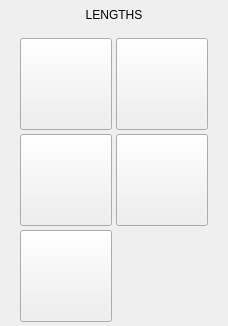
           <widget class="QWidget" name="page_length">
            <layout class="QVBoxLayout" name="verticalLayout_3">
             <property name="spacing">
              <number>6</number>
             </property>
             <property name="leftMargin">
              <number>0</number>
             </property>
             <property name="topMargin">
              <number>0</number>
             </property>
             <property name="rightMargin">
              <number>0</number>
             </property>
             <property name="bottomMargin">
              <number>0</number>
             </property>
             <item>
              <widget class="QLabel" name="lbl_lengths">
               <property name="minimumSize">
                <size>
                 <width>0</width>
                 <height>30</height>
                </size>
               </property>
               <property name="maximumSize">
                <size>
                 <width>16777215</width>
                 <height>30</height>
                </size>
               </property>
               <property name="text">
                <string>LENGTHS</string>
               </property>
               <property name="alignment">
                <set>Qt::AlignCenter</set>
               </property>
              </widget>
             </item>
             <item>
              <spacer name="verticalSpacer_9">
               <property name="orientation">
                <enum>Qt::Vertical</enum>
               </property>
               <property name="sizeHint" stdset="0">
                <size>
                 <width>20</width>
                 <height>2</height>
                </size>
               </property>
              </spacer>
             </item>
             <item>
              <widget class="QWidget" name="widget_skew_measure" native="true">
               <property name="sizePolicy">
                <sizepolicy hsizetype="Preferred" vsizetype="Preferred">
                 <horstretch>0</horstretch>
                 <verstretch>0</verstretch>
                </sizepolicy>
               </property>
               <property name="minimumSize">
                <size>
                 <width>150</width>
                 <height>0</height>
                </size>
               </property>
               <property name="maximumSize">
                <size>
                 <width>16777215</width>
                 <height>16777215</height>
                </size>
               </property>
               <layout class="QGridLayout" name="gridLayout_4">
                <property name="leftMargin">
                 <number>0</number>
                </property>
                <property name="topMargin">
                 <number>0</number>
                </property>
                <property name="rightMargin">
                 <number>0</number>
                </property>
                <property name="bottomMargin">
                 <number>2</number>
                </property>
                <property name="spacing">
                 <number>4</number>
                </property>
                <item row="3" column="1">
                 <widget class="PushButton" name="pbtn_outside_length_y">
                  <property name="sizePolicy">
                   <sizepolicy hsizetype="Fixed" vsizetype="Fixed">
                    <horstretch>0</horstretch>
                    <verstretch>0</verstretch>
                   </sizepolicy>
                  </property>
                  <property name="minimumSize">
                   <size>
                    <width>92</width>
                    <height>92</height>
                   </size>
                  </property>
                  <property name="maximumSize">
                   <size>
                    <width>120</width>
                    <height>120</height>
                   </size>
                  </property>
                  <property name="toolTip">
                   <string>Measure Outside Length of Y, Finish in Center</string>
                  </property>
                  <property name="text">
                   <string/>
                  </property>
                  <property name="icon">
                   <iconset>
                    <normaloff>../images/probe_icons/outside_yl.png</normaloff>../images/probe_icons/outside_yl.png</iconset>
                  </property>
                  <property name="iconSize">
                   <size>
                    <width>80</width>
                    <height>100</height>
                   </size>
                  </property>
                  <property name="checkable">
                   <bool>false</bool>
                  </property>
                  <property name="checked">
                   <bool>false</bool>
                  </property>
                  <property name="indicator_option" stdset="0">
                   <bool>false</bool>
                  </property>
                  <property name="probe" stdset="0">
                   <string>probe_outside_length_y</string>
                  </property>
                  <attribute name="buttonGroup">
                   <string notr="true">length_buttonGroup</string>
                  </attribute>
                 </widget>
                </item>
                <item row="2" column="2">
                 <widget class="PushButton" name="pbtn_inside_length_x">
                  <property name="sizePolicy">
                   <sizepolicy hsizetype="Fixed" vsizetype="Fixed">
                    <horstretch>0</horstretch>
                    <verstretch>0</verstretch>
                   </sizepolicy>
                  </property>
                  <property name="minimumSize">
                   <size>
                    <width>92</width>
                    <height>92</height>
                   </size>
                  </property>
                  <property name="maximumSize">
                   <size>
                    <width>120</width>
                    <height>120</height>
                   </size>
                  </property>
                  <property name="toolTip">
                   <string>Measure Inside Length of X, Finish in Center</string>
                  </property>
                  <property name="text">
                   <string/>
                  </property>
                  <property name="icon">
                   <iconset>
                    <normaloff>../images/probe_icons/inside_xl.png</normaloff>../images/probe_icons/inside_xl.png</iconset>
                  </property>
                  <property name="iconSize">
                   <size>
                    <width>80</width>
                    <height>100</height>
                   </size>
                  </property>
                  <property name="checkable">
                   <bool>false</bool>
                  </property>
                  <property name="checked">
                   <bool>false</bool>
                  </property>
                  <property name="indicator_option" stdset="0">
                   <bool>false</bool>
                  </property>
                  <property name="probe" stdset="0">
                   <string>probe_inside_length_x</string>
                  </property>
                  <attribute name="buttonGroup">
                   <string notr="true">length_buttonGroup</string>
                  </attribute>
                 </widget>
                </item>
                <item row="4" column="1">
                 <widget class="PushButton" name="pbtn_down">
                  <property name="sizePolicy">
                   <sizepolicy hsizetype="Fixed" vsizetype="Fixed">
                    <horstretch>0</horstretch>
                    <verstretch>0</verstretch>
                   </sizepolicy>
                  </property>
                  <property name="minimumSize">
                   <size>
                    <width>92</width>
                    <height>92</height>
                   </size>
                  </property>
                  <property name="maximumSize">
                   <size>
                    <width>120</width>
                    <height>120</height>
                   </size>
                  </property>
                  <property name="toolTip">
                   <string>Probe Z down</string>
                  </property>
                  <property name="text">
                   <string/>
                  </property>
                  <property name="icon">
                   <iconset>
                    <normaloff>../images/probe_icons/down.png</normaloff>../images/probe_icons/down.png</iconset>
                  </property>
                  <property name="iconSize">
                   <size>
                    <width>80</width>
                    <height>100</height>
                   </size>
                  </property>
                  <property name="checkable">
                   <bool>false</bool>
                  </property>
                  <property name="checked">
                   <bool>false</bool>
                  </property>
                  <property name="indicator_option" stdset="0">
                   <bool>false</bool>
                  </property>
                  <property name="probe" stdset="0">
                   <string>probe_down</string>
                  </property>
                  <attribute name="buttonGroup">
                   <string notr="true">length_buttonGroup</string>
                  </attribute>
                 </widget>
                </item>
                <item row="2" column="1">
                 <widget class="PushButton" name="pbtn_outside_length_x">
                  <property name="sizePolicy">
                   <sizepolicy hsizetype="Fixed" vsizetype="Fixed">
                    <horstretch>0</horstretch>
                    <verstretch>0</verstretch>
                   </sizepolicy>
                  </property>
                  <property name="minimumSize">
                   <size>
                    <width>92</width>
                    <height>92</height>
                   </size>
                  </property>
                  <property name="maximumSize">
                   <size>
                    <width>120</width>
                    <height>120</height>
                   </size>
                  </property>
                  <property name="toolTip">
                   <string>Measure Outside Length of X, Finish in Center</string>
                  </property>
                  <property name="text">
                   <string/>
                  </property>
                  <property name="icon">
                   <iconset>
                    <normaloff>../images/probe_icons/outside_xl.png</normaloff>../images/probe_icons/outside_xl.png</iconset>
                  </property>
                  <property name="iconSize">
                   <size>
                    <width>80</width>
                    <height>100</height>
                   </size>
                  </property>
                  <property name="checkable">
                   <bool>false</bool>
                  </property>
                  <property name="checked">
                   <bool>false</bool>
                  </property>
                  <property name="indicator_option" stdset="0">
                   <bool>false</bool>
                  </property>
                  <property name="probe" stdset="0">
                   <string>probe_outside_length_x</string>
                  </property>
                  <attribute name="buttonGroup">
                   <string notr="true">length_buttonGroup</string>
                  </attribute>
                 </widget>
                </item>
                <item row="3" column="2">
                 <widget class="PushButton" name="pbtn_inside_length_y">
                  <property name="sizePolicy">
                   <sizepolicy hsizetype="Fixed" vsizetype="Fixed">
                    <horstretch>0</horstretch>
                    <verstretch>0</verstretch>
                   </sizepolicy>
                  </property>
                  <property name="minimumSize">
                   <size>
                    <width>92</width>
                    <height>92</height>
                   </size>
                  </property>
                  <property name="maximumSize">
                   <size>
                    <width>120</width>
                    <height>120</height>
                   </size>
                  </property>
                  <property name="toolTip">
                   <string>Measure Inside Length of Y, Finish in Center</string>
                  </property>
                  <property name="text">
                   <string/>
                  </property>
                  <property name="icon">
                   <iconset>
                    <normaloff>../images/probe_icons/inside_yl.png</normaloff>../images/probe_icons/inside_yl.png</iconset>
                  </property>
                  <property name="iconSize">
                   <size>
                    <width>80</width>
                    <height>100</height>
                   </size>
                  </property>
                  <property name="checkable">
                   <bool>false</bool>
                  </property>
                  <property name="checked">
                   <bool>false</bool>
                  </property>
                  <property name="indicator_option" stdset="0">
                   <bool>false</bool>
                  </property>
                  <property name="probe" stdset="0">
                   <string>probe_inside_length_y</string>
                  </property>
                  <attribute name="buttonGroup">
                   <string notr="true">length_buttonGroup</string>
                  </attribute>
                 </widget>
                </item>
                <item row="3" column="0">
                 <spacer name="horizontalSpacer_7">
                  <property name="orientation">
                   <enum>Qt::Horizontal</enum>
                  </property>
                  <property name="sizeType">
                   <enum>QSizePolicy::Preferred</enum>
                  </property>
                  <property name="sizeHint" stdset="0">
                   <size>
                    <width>20</width>
                    <height>20</height>
                   </size>
                  </property>
                 </spacer>
                </item>
                <item row="3" column="3">
                 <spacer name="horizontalSpacer_8">
                  <property name="orientation">
                   <enum>Qt::Horizontal</enum>
                  </property>
                  <property name="sizeType">
                   <enum>QSizePolicy::Preferred</enum>
                  </property>
                  <property name="sizeHint" stdset="0">
                   <size>
                    <width>20</width>
                    <height>20</height>
                   </size>
                  </property>
                 </spacer>
                </item>
               </layout>
              </widget>
             </item>
             <item>
              <spacer name="verticalSpacer_3">
               <property name="orientation">
                <enum>Qt::Vertical</enum>
               </property>
               <property name="sizeHint" stdset="0">
                <size>
                 <width>20</width>
                 <height>2</height>
                </size>
               </property>
              </spacer>
             </item>
            </layout>
           </widget>
